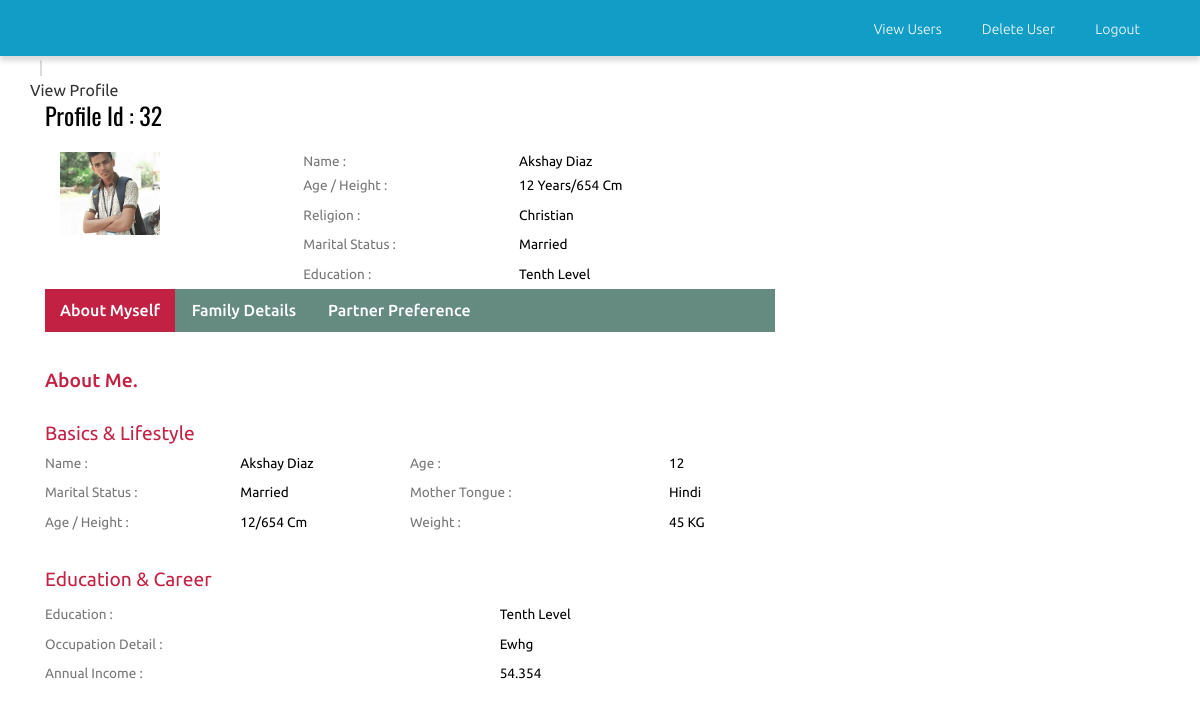
The page /admin/view_profile.php?id=32 on the database its author committed.
### tables this page shows
CREATE TABLE `photos` (
  `id` int(10) NOT NULL,
  `cust_id` int(10) NOT NULL,
  `pic1` varchar(25) NOT NULL,
  `pic2` varchar(40) NOT NULL,
  `pic3` varchar(40) NOT NULL,
  `pic4` varchar(40) NOT NULL
);

CREATE TABLE `customer` (
  `id` int(10) NOT NULL,
  `cust_id` int(5) NOT NULL,
  `email` varchar(60) NOT NULL,
  `age` varchar(10) NOT NULL,
  `height` int(10) NOT NULL,
  `sex` varchar(6) NOT NULL,
  `religion` varchar(20) NOT NULL,
  `district` varchar(20) NOT NULL,
  `state` varchar(20) NOT NULL,
  `country` varchar(10) NOT NULL,
  `maritalstatus` varchar(20) NOT NULL,
  `education` text NOT NULL,
  `firstname` text NOT NULL,
  `mothertounge` text NOT NULL,
  `weight` int(5) NOT NULL,
  `dateofbirth` date NOT NULL,
  `occupation` text NOT NULL,
  `occupation_descr` text NOT NULL,
  `annual_income` varchar(20) NOT NULL,
  `no_bro` int(5) NOT NULL,
  `no_sis` int(5) NOT NULL,
  `aboutme` text NOT NULL,
  `profilecreationdate` date NOT NULL
);

### admin/functions.php (called while the page is built, shortened)
<?php
function mysqlexec($sql){
	$host="localhost";
	$username="root";
	$password="";
	$db_name="matrimony";
	$conn=mysqli_connect("$host", "$username", "$password")or die("cannot connect");
	mysqli_select_db($conn,"$db_name")or die("cannot select DB");
	if($result = mysqli_query($conn, $sql)){
		return $result;
	}
	else{
		echo mysqli_error($conn);
	}
}
?>

### admin/view_profile.php (the view, shortened to what this page needs)
<?php include_once("functions.php"); ?>
<?php
$id=$_GET['id'];
$profileid=$id;
$sql="SELECT * FROM customer WHERE cust_id = $id";
$result = mysqlexec($sql);
if($result){
$row=mysqli_fetch_assoc($result);
	$fname=$row['firstname'];
	$religion=$row['religion'];
	$age=$row['age'];
	$maritalstatus=$row['maritalstatus'];
	$education=$row['education'];
	$mothertounge=$row['mothertounge'];
	$weight=$row['weight'];
	$height=$row['height'];
	$occupationdescr=$row['occupation_descr'];
	$income=$row['annual_income'];
$sql2="SELECT * FROM photos WHERE cust_id = $profileid";
$result2 = mysqlexec($sql2);
if($result2){
	$row2=mysqli_fetch_array($result2);
	$pic1=$row2['pic1'];
}
}else{
	echo "<script>alert(\"Invalid Profile ID\")</script>";
}
?>
<!DOCTYPE HTML>
<html>
<head>
<link href="css/bootstrap-3.1.1.min.css" rel='stylesheet' type='text/css' />
<link href="css/style.css" rel='stylesheet' type='text/css' />
<link href="css/font-awesome.css" rel="stylesheet">
</head>
<body>
 <?php include_once("admin_index.php");?>
<div class="grid_3">
  <div class="container">
   <div class="breadcrumb1">
     <ul>
        <span class="divider">&nbsp;|&nbsp;</span>
        <li class="current-page">View Profile</li>
     </ul>
   </div>
   <div class="profile">
   	 <div class="col-md-8 profile_left">
   	 	<h2>Profile Id : <?php echo $profileid;?></h2>
   	 	<div class="col_3">
   	        <div class="col-sm-4 row_2">
				<div class="flexslider">
					 <ul class="slides">
						<li data-thumb="profile/<?php echo $profileid;?>/<?php echo $pic1;?>">
							<img width="100px"src="profile/<?php echo $profileid;?>/<?php echo $pic1;?>" />
						</li>
					 </ul>
				  </div>
			</div>
			<div class="col-sm-8 row_1">
				<table class="table_working_hours">
		        	<tbody>
		        		<tr class="opened_1">
							<td class="day_label">Name :</td>
							<td class="day_value"><?php echo $fname  ?></td>
						</tr><tr class="opened_1">
							<td class="day_label">Age / Height :</td>
							<td class="day_value"><?php echo $age . " Years"; ?>/<?php echo $height . " Cm";?> </td>
						</tr>
					  	<tr class="opened">
							<td class="day_label">Religion :</td>
							<td class="day_value"><?php echo $religion;?></td>
						</tr>
					    <tr class="opened">
							<td class="day_label">Marital Status :</td>
							<td class="day_value"><?php echo $maritalstatus;?></td>
						</tr>
					    <tr class="closed">
							<td class="day_label">Education :</td>
							<td class="day_value closed"><span><?php echo $education;?></span></td>
						</tr>
				    </tbody>
				</table>
				</div>
			<div class="clearfix"> </div>
		</div>
		<div class="col_4">
		    <div class="bs-example bs-example-tabs" role="tabpanel" data-example-id="togglable-tabs">
			   <ul id="myTab" class="nav nav-tabs nav-tabs1" role="tablist">
				  <li role="presentation" class="active"><a href="#home" id="home-tab" role="tab" data-toggle="tab" aria-controls="home" aria-expanded="true">About Myself</a></li>
				  <li role="presentation"><a href="#profile" role="tab" id="profile-tab" data-toggle="tab" aria-controls="profile">Family Details</a></li>
				  <li role="presentation"><a href="#profile1" role="tab" id="profile-tab1" data-toggle="tab" aria-controls="profile1">Partner Preference</a></li>
			   </ul>
			   <div id="myTabContent" class="tab-content">
				  <div role="tabpanel" class="tab-pane fade in active" id="home" aria-labelledby="home-tab">
				    <div class="tab_box">
				    	<h1>About Me.</h1>
				    </div>
				    <div class="basic_1">
				    	<h3>Basics &amp; Lifestyle</h3>
				    	<div class="col-md-6 basic_1-left">
				    	  <table class="table_working_hours">
				        	<tbody>
				        		<tr class="opened_1">
									<td class="day_label">Name :</td>
									<td class="day_value"><?php echo $fname ; ?></td>
								</tr>
							    <tr class="opened">
									<td class="day_label">Marital Status :</td>
									<td class="day_value"><?php echo $maritalstatus;?></td>
								</tr>
							    <tr class="opened">
									<td class="day_label">Age / Height :</td>
									<td class="day_value"><?php echo $age; ?>/<?php echo $height;?> cm</td>
								</tr>
						    </tbody>
				          </table>
				         </div>
				         <div class="col-md-6 basic_1-left">
				          <table class="table_working_hours">
				        	<tbody>
				        		<tr class="opened_1">
									<td class="day_label">Age :</td>
									<td class="day_value"><?php echo $age;?></td>
								</tr>
							    <tr class="opened">
									<td class="day_label">Mother Tongue :</td>
									<td class="day_value"><?php echo $mothertounge;?></td>
								</tr>
							    <tr class="opened">
									<td class="day_label">Weight :</td>
									<td class="day_value"><?php echo $weight;?> KG</td>
								</tr>
						    </tbody>
				        </table>
				        </div>
				        <div class="clearfix"> </div>
				    </div>
				    <div class="basic_1 basic_2">
				    	<h3>Education & Career</h3>
				    	<div class="basic_1-left">
				    	  <table class="table_working_hours">
				        	<tbody>
				        		<tr class="opened">
									<td class="day_label">Education   :</td>
									<td class="day_value"><?php echo $education;?></td>
								</tr>
							    <tr class="opened">
									<td class="day_label">Occupation Detail :</td>
									<td class="day_value closed"><span><?php echo $occupationdescr;?></span></td>
								</tr>
							    <tr class="opened">
									<td class="day_label">Annual Income :</td>
									<td class="day_value closed"><span><?php echo $income;?></span></td>
								</tr>
							 </tbody>
				          </table>
				         </div>
				    </div>
				  </div>
		     </div>
		  </div>
	   </div>
   	 </div>
       <div class="clearfix"> </div>
    </div>
  </div>
</div>
</body>
</html>

### admin/css/style.css (style rules this page uses)
h4, h5, h6, h1, h2, h3 { margin-top: 0; }
ul, ol { margin: 0; }
html, body { font-family: 'Ubuntu', sans-serif; font-size: 100%; background:#fff; }
body a { transition:0.5s all; -webkit-transition:0.5s all; -moz-transition:0.5s all; -o-transition:0.5s all; -ms-transition:0.5s all; }
span.divider { padding: 0 5px; color: #ccc; }
.profile_left h2 { color:#000; font-size:1.5em; margin-bottom:1em; font-family: 'Oswald', sans-serif; }
table.table_working_hours { width: 100%; }
.table_working_hours tr { border: 0; }
td.day_label { color: #777; padding:5px 0; }
.table_working_hours tr { color: #000; font-size: 0.85em; text-transform: capitalize; }
.table_working_hours tr.opened_1 td { padding: 0 0 5px; }
.nav-tabs1 { display: inline-block; border-bottom: none; font-weight: 500; background-color:#658a7f; width: 100%; padding: 0; margin-bottom: 2em; }
.nav-tabs1>li.active>a, .nav-tabs1>li.active>a:focus, .nav-tabs1>li.active>a:hover { color: #fff; background-color:#c32143; border:none; }
.nav-tabs1>li { margin-bottom:0; }
a#profile-tab, a#home-tab, a#profile-tab1 { color: #fff; }
.tab_box { margin-bottom: 2em; }
.tab_box h1 { color:#c32143; font-size:1.2em; }
.basic_1-left { padding-left:0; }
.basic_1 { margin-bottom: 2em; }
.basic_1 h3 { color: #c32143; font-size: 1.2em; }
.basic_2 { margin-bottom:0; }
ul { padding: 0; list-style: none; }
.headings h1, h2,h3,h4,h5,h6 { font-weight:400; }

### admin/css/navstyle.css (style rules this page uses)
.nav-tabs > li > a, .nav-tabs > li > a:hover, .nav-tabs > li > a:focus, .nav-tabs > li.active > a, .nav-tabs > li.active > a:hover, .nav-tabs > li.active > a:focus { border: none; border-radius: 0; }

### rows shown on the page
photos: pic1 (picture)
customer: firstname "Akshay Diaz", age "12", height "654", religion "Christian", maritalstatus "Married", education "Tenth Level", mothertounge "Hindi", weight "45", occupation_descr "Ewhg", annual_income "54.354"

### other values the page prints
$profileid "32"
